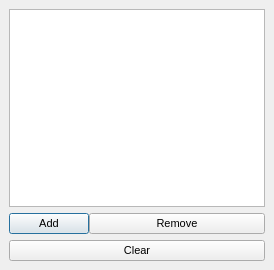
  <widget class="QDockWidget" name="dockLoading">
   <property name="sizePolicy">
    <sizepolicy hsizetype="Expanding" vsizetype="Preferred">
     <horstretch>0</horstretch>
     <verstretch>0</verstretch>
    </sizepolicy>
   </property>
   <property name="minimumSize">
    <size>
     <width>170</width>
     <height>270</height>
    </size>
   </property>
   <property name="features">
    <set>QDockWidget::DockWidgetFloatable|QDockWidget::DockWidgetMovable</set>
   </property>
   <property name="allowedAreas">
    <set>Qt::LeftDockWidgetArea|Qt::RightDockWidgetArea</set>
   </property>
   <property name="windowTitle">
    <string>Loading</string>
   </property>
   <attribute name="dockWidgetArea">
    <number>1</number>
   </attribute>
   <widget class="QWidget" name="dockWidgetContents_3">
    <layout class="QVBoxLayout" name="verticalLayout_7">
     <item>
      <widget class="QListWidget" name="tilesList">
       <property name="sizePolicy">
        <sizepolicy hsizetype="Expanding" vsizetype="Expanding">
         <horstretch>0</horstretch>
         <verstretch>0</verstretch>
        </sizepolicy>
       </property>
       <property name="selectionMode">
        <enum>QAbstractItemView::ExtendedSelection</enum>
       </property>
       <property name="selectionBehavior">
        <enum>QAbstractItemView::SelectItems</enum>
       </property>
      </widget>
     </item>
     <item>
      <layout class="QHBoxLayout" name="horizontalLayout_10">
       <property name="spacing">
        <number>0</number>
       </property>
       <property name="sizeConstraint">
        <enum>QLayout::SetDefaultConstraint</enum>
       </property>
       <item>
        <widget class="QPushButton" name="addTiles">
         <property name="sizePolicy">
          <sizepolicy hsizetype="Minimum" vsizetype="Fixed">
           <horstretch>0</horstretch>
           <verstretch>0</verstretch>
          </sizepolicy>
         </property>
         <property name="maximumSize">
          <size>
           <width>16777215</width>
           <height>16777215</height>
          </size>
         </property>
         <property name="font">
          <font>
           <pointsize>8</pointsize>
          </font>
         </property>
         <property name="toolTip">
          <string>Clear list and add new direcroty.  All images will be packed recursively.</string>
         </property>
         <property name="text">
          <string>Add</string>
         </property>
         <property name="autoDefault">
          <bool>false</bool>
         </property>
         <property name="default">
          <bool>true</bool>
         </property>
         <property name="flat">
          <bool>false</bool>
         </property>
        </widget>
       </item>
       <item>
        <widget class="QPushButton" name="removeTiles">
         <property name="sizePolicy">
          <sizepolicy hsizetype="Expanding" vsizetype="Fixed">
           <horstretch>0</horstretch>
           <verstretch>0</verstretch>
          </sizepolicy>
         </property>
         <property name="maximumSize">
          <size>
           <width>16777215</width>
           <height>16777215</height>
          </size>
         </property>
         <property name="font">
          <font>
           <pointsize>8</pointsize>
          </font>
         </property>
         <property name="toolTip">
          <string>Remove selected images.</string>
         </property>
         <property name="text">
          <string>Remove</string>
         </property>
         <property name="autoDefault">
          <bool>false</bool>
         </property>
         <property name="default">
          <bool>false</bool>
         </property>
         <property name="flat">
          <bool>false</bool>
         </property>
        </widget>
       </item>
      </layout>
     </item>
     <item>
      <widget class="QPushButton" name="clearTiles">
       <property name="sizePolicy">
        <sizepolicy hsizetype="Minimum" vsizetype="Fixed">
         <horstretch>0</horstretch>
         <verstretch>0</verstretch>
        </sizepolicy>
       </property>
       <property name="maximumSize">
        <size>
         <width>16777215</width>
         <height>16777215</height>
        </size>
       </property>
       <property name="font">
        <font>
         <pointsize>8</pointsize>
        </font>
       </property>
       <property name="toolTip">
        <string>Clear list.</string>
       </property>
       <property name="text">
        <string>Clear</string>
       </property>
       <property name="autoDefault">
        <bool>false</bool>
       </property>
       <property name="default">
        <bool>false</bool>
       </property>
       <property name="flat">
        <bool>false</bool>
       </property>
      </widget>
     </item>
    </layout>
   </widget>
  </widget>
